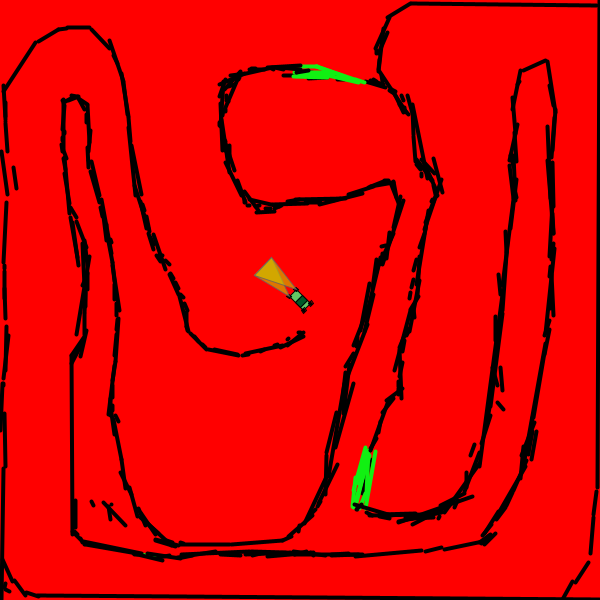
Frame 1 (no input)
Frame 60 (the mouse pressed at the canvas centre just before this capture): identical to frame 1, image omitted
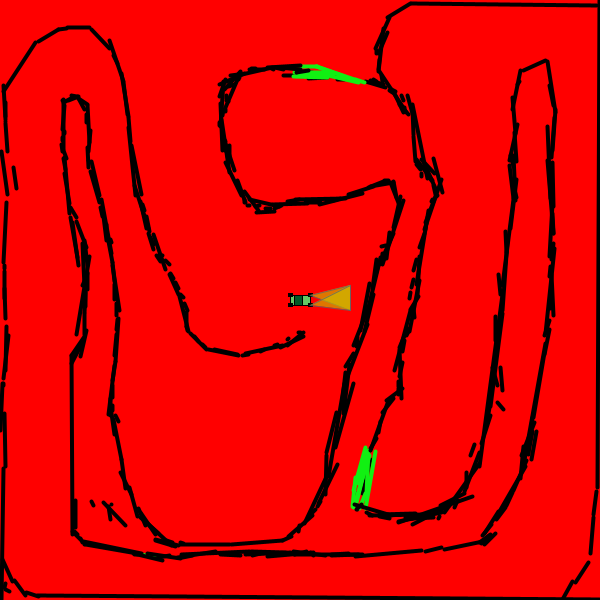
Frame 120 (the mouse held since frame 60 and released just before this capture)

The Processing sketch that drew these frames (run headless with seeded random() and noise(); from frame 60 on, the mouse is pressed at the canvas centre):

// Processing sketch: Car
// ── Car.pde
float x = 300;
float y = 300;

float forwards;
float backwards;
float dx;
float dy;
float angle;
boolean up;
boolean down;
boolean left;
boolean right;
boolean carbreak;


void setup() {
  size(600, 600);
  rectMode(CENTER);
}

void draw() {

  pushMatrix();

  background(255);
  shapeSketch0();

  move();
  translate(x, y);
  rotate(angle);

  //Car
  fill(100, 200, 100);
  stroke(0);
  strokeWeight(1);
  rect(0, 0, 20, 10);
  fill(0);
  rect(-10, -5, 4, 3);
  rect(+10, -5, 4, 3);
  rect(-10, +5, 4, 3);
  rect(+10, +5, 4, 3);
  fill(0, 90, 40);
  rect(-2, 0, 8, 10);
  strokeWeight(1);
  stroke(100, 200);
  fill(200, 200, 0, 150);
  triangle(10, -5, 50, -15, 50, 10);
  triangle(10, 5, 50, -15, 50, 10);

  popMatrix();
}


void keyPressed() {

  if (key == 'w') {
    up=true;
  } 
  if (key == 's') {
    down=true;
  }
}


void keyReleased() {
  if (key=='w') {
    up=false;
  }
  if (key=='s') {
    down=false;
  }
}

void mouseReleased() {
  forwards=0;
}


void move() {
  //Angle
  if ( mouseX >=x && mouseY <=y  ) {
    angle= -atan((abs(mouseY-y))/( abs(mouseX-x+0.01)));
  } else if ( mouseX <=x && mouseY <=y  ) {
    angle= (-PI+atan((abs(mouseY-y))/( abs(mouseX-x+0.01))));
  } else if ( mouseX <=x && mouseY >=y  ) {
    angle= -3/2*PI-atan((abs(mouseY-y))/( abs(mouseX-x+0.01)));
  } else if ( mouseX >=x && mouseY >=y ) {
    angle= 2*PI+atan((abs(mouseY-y))/( abs(mouseX-x+0.01)));
  }


  //Move
  if (mousePressed) {
    dy = forwards*sin(angle);
    dx =forwards*cos(angle);
  } else {
    if (forwards <= 0.01) {
      dy = abs(forwards)*sin(angle);
      dx =abs(forwards)*cos(angle);
    }
  }

  if (!(x+10>mouseX && x-10 <mouseX)) {
    x+=dx;
  }
  if (!(y+10>mouseY && y-10 <mouseY)) {
    y+=dy;
  }

  if ((x+10>mouseX && x-10 <mouseX) &&(y+10>mouseY && y-10 <mouseY)) {
    forwards = 0;
  }


  //Keys
  if (up) {
    forwards-= 0.15;
  } else {
    if (down) {
      forwards+= 0.15;
    } else {
      forwards /= 1.005;
    }
  }

  forwards = constrain(forwards, -4, 0);
}





void shapeSketch0() {
  background(255, 0, 0);
  strokeWeight(4);
  stroke(0, 0, 0);
  line(72.0, 534.0, 71.0, 355.0);
  line(71.0, 355.0, 84.0, 336.0);
  line(84.0, 334.0, 84.0, 313.0);
  line(85.0, 306.0, 85.0, 291.0);
  line(85.0, 284.0, 87.0, 272.0);
  line(87.0, 265.0, 84.0, 240.0);
  line(89.0, 256.0, 85.0, 280.0);
  line(85.0, 292.0, 84.0, 312.0);
  line(82.0, 285.0, 86.0, 276.0);
  line(87.0, 289.0, 87.0, 273.0);
  line(86.0, 247.0, 76.0, 221.0);
  line(76.0, 217.0, 70.0, 207.0);
  line(69.0, 203.0, 64.0, 173.0);
  line(65.0, 169.0, 63.0, 158.0);
  line(62.0, 151.0, 61.0, 144.0);
  line(62.0, 140.0, 62.0, 137.0);
  line(64.0, 133.0, 64.0, 131.0);
  line(66.0, 158.0, 63.0, 150.0);
  line(62.0, 129.0, 64.0, 105.0);
  line(65.0, 101.0, 62.0, 100.0);
  line(71.0, 95.0, 76.0, 96.0);
  line(77.0, 96.0, 84.0, 109.0);
  line(86.0, 114.0, 86.0, 122.0);
  line(90.0, 130.0, 88.0, 151.0);
  line(88.0, 160.0, 88.0, 160.0);
  line(87.0, 147.0, 88.0, 167.0);
  line(90.0, 171.0, 99.0, 202.0);
  line(100.0, 207.0, 102.0, 216.0);
  line(106.0, 224.0, 106.0, 232.0);
  line(110.0, 239.0, 111.0, 242.0);
  line(103.0, 216.0, 106.0, 240.0);
  line(108.0, 241.0, 112.0, 262.0);
  line(112.0, 262.0, 114.0, 281.0);
  line(114.0, 284.0, 114.0, 299.0);
  line(116.0, 303.0, 116.0, 315.0);
  line(117.0, 319.0, 116.0, 329.0);
  line(116.0, 334.0, 114.0, 355.0);
  line(115.0, 361.0, 112.0, 380.0);
  line(112.0, 385.0, 112.0, 397.0);
  line(112.0, 405.0, 112.0, 410.0);
  line(115.0, 415.0, 118.0, 421.0);
  line(110.0, 398.0, 110.0, 415.0);
  line(113.0, 419.0, 121.0, 459.0);
  line(121.0, 459.0, 125.0, 488.0);
  line(129.0, 487.0, 137.0, 516.0);
  line(140.0, 517.0, 158.0, 533.0);
  line(166.0, 540.0, 172.0, 542.0);
  line(180.0, 542.0, 183.0, 543.0);
  line(155.0, 539.0, 178.0, 545.0);
  line(180.0, 544.0, 229.0, 544.0);
  line(231.0, 544.0, 282.0, 540.0);
  line(282.0, 540.0, 291.0, 536.0);
  line(298.0, 531.0, 299.0, 525.0);
  line(309.0, 515.0, 315.0, 509.0);
  line(317.0, 506.0, 320.0, 501.0);
  line(325.0, 494.0, 326.0, 455.0);
  line(326.0, 452.0, 336.0, 412.0);
  line(341.0, 407.0, 345.0, 372.0);
  line(345.0, 366.0, 353.0, 353.0);
  line(356.0, 346.0, 357.0, 337.0);
  line(360.0, 330.0, 369.0, 283.0);
  line(375.0, 275.0, 377.0, 268.0);
  line(381.0, 263.0, 382.0, 253.0);
  line(385.0, 245.0, 381.0, 246.0);
  line(376.0, 259.0, 372.0, 288.0);
  line(386.0, 258.0, 389.0, 232.0);
  line(393.0, 227.0, 400.0, 196.0);
  line(67.0, 27.0, 89.0, 27.0);
  line(91.0, 29.0, 109.0, 48.0);
  line(113.0, 55.0, 117.0, 63.0);
  line(121.0, 73.0, 128.0, 116.0);
  line(128.0, 117.0, 130.0, 141.0);
  line(131.0, 145.0, 141.0, 194.0);
  line(142.0, 204.0, 144.0, 210.0);
  line(146.0, 216.0, 149.0, 231.0);
  line(150.0, 237.0, 153.0, 244.0);
  line(159.0, 254.0, 162.0, 255.0);
  line(165.0, 260.0, 169.0, 264.0);
  line(170.0, 273.0, 173.0, 278.0);
  line(175.0, 282.0, 178.0, 288.0);
  line(180.0, 294.0, 183.0, 297.0);
  line(184.0, 303.0, 187.0, 310.0);
  line(186.0, 312.0, 186.0, 326.0);
  line(186.0, 326.0, 187.0, 330.0);
  line(194.0, 336.0, 198.0, 341.0);
  line(202.0, 344.0, 205.0, 347.0);
  line(208.0, 349.0, 238.0, 355.0);
  line(242.0, 355.0, 248.0, 354.0);
  line(260.0, 351.0, 264.0, 349.0);
  line(274.0, 345.0, 277.0, 344.0);
  line(287.0, 339.0, 288.0, 338.0);
  line(298.0, 332.0, 300.0, 332.0);
  line(396.0, 197.0, 393.0, 181.0);
  line(388.0, 180.0, 384.0, 180.0);
  line(383.0, 181.0, 368.0, 187.0);
  line(360.0, 191.0, 354.0, 194.0);
  line(340.0, 198.0, 333.0, 200.0);
  line(331.0, 199.0, 326.0, 200.0);
  line(320.0, 202.0, 305.0, 202.0);
  line(299.0, 199.0, 287.0, 201.0);
  line(281.0, 205.0, 274.0, 208.0);
  line(270.0, 208.0, 265.0, 208.0);
  line(259.0, 205.0, 255.0, 206.0);
  line(249.0, 205.0, 247.0, 205.0);
  line(244.0, 202.0, 244.0, 199.0);
  line(241.0, 195.0, 225.0, 162.0);
  line(227.0, 156.0, 227.0, 156.0);
  line(227.0, 152.0, 225.0, 150.0);
  line(225.0, 141.0, 222.0, 136.0);
  line(221.0, 125.0, 220.0, 121.0);
  line(225.0, 111.0, 225.0, 109.0);
  line(228.0, 101.0, 226.0, 100.0);
  line(225.0, 150.0, 222.0, 138.0);
  line(219.0, 125.0, 219.0, 122.0);
  line(222.0, 115.0, 223.0, 109.0);
  line(226.0, 98.0, 226.0, 95.0);
  line(219.0, 96.0, 225.0, 79.0);
  line(228.0, 86.0, 234.0, 84.0);
  line(238.0, 79.0, 239.0, 77.0);
  line(230.0, 75.0, 238.0, 74.0);
  line(251.0, 68.0, 255.0, 68.0);
  line(271.0, 68.0, 273.0, 69.0);
  line(249.0, 69.0, 264.0, 69.0);
  line(274.0, 67.0, 283.0, 69.0);
  line(301.0, 71.0, 312.0, 72.0);
  line(328.0, 74.0, 341.0, 76.0);
  line(373.0, 79.0, 376.0, 81.0);
  line(391.0, 89.0, 395.0, 91.0);
  line(401.0, 95.0, 403.0, 100.0);
  line(404.0, 107.0, 404.0, 110.0);
  line(385.0, 87.0, 365.0, 81.0);
  line(344.0, 79.0, 337.0, 79.0);
  line(327.0, 77.0, 308.0, 78.0);
  line(301.0, 75.0, 283.0, 75.0);
  line(399.0, 104.0, 408.0, 114.0);
  line(412.0, 108.0, 413.0, 134.0);
  line(413.0, 136.0, 415.0, 161.0);
  line(416.0, 164.0, 420.0, 169.0);
  line(421.0, 173.0, 421.0, 176.0);
  line(428.0, 176.0, 431.0, 180.0);
  line(433.0, 185.0, 435.0, 194.0);
  line(437.0, 195.0, 436.0, 196.0);
  line(432.0, 199.0, 431.0, 201.0);
  line(435.0, 196.0, 425.0, 222.0);
  line(426.0, 222.0, 425.0, 229.0);
  line(424.0, 233.0, 419.0, 247.0);
  line(416.0, 259.0, 413.0, 270.0);
  line(413.0, 279.0, 411.0, 287.0);
  line(410.0, 292.0, 409.0, 298.0);
  line(413.0, 308.0, 414.0, 317.0);
  line(408.0, 331.0, 406.0, 335.0);
  line(404.0, 340.0, 402.0, 351.0);
  line(402.0, 362.0, 399.0, 376.0);
  line(398.0, 381.0, 398.0, 386.0);
  line(398.0, 388.0, 398.0, 394.0);
  line(393.0, 398.0, 382.0, 412.0);
  line(380.0, 421.0, 378.0, 432.0);
  line(376.0, 438.0, 366.0, 455.0);
  line(361.0, 470.0, 359.0, 482.0);
  line(356.0, 493.0, 354.0, 500.0);
  line(356.0, 505.0, 357.0, 509.0);
  line(366.0, 512.0, 372.0, 515.0);
  line(379.0, 516.0, 389.0, 518.0);
  line(405.0, 517.0, 412.0, 518.0);
  line(438.0, 518.0, 439.0, 516.0);
  line(454.0, 507.0, 457.0, 500.0);
  line(466.0, 487.0, 466.0, 472.0);
  line(470.0, 455.0, 474.0, 444.0);
  line(486.0, 425.0, 489.0, 407.0);
  line(497.0, 385.0, 492.0, 367.0);
  line(495.0, 340.0, 495.0, 316.0);
  line(500.0, 294.0, 498.0, 274.0);
  line(506.0, 252.0, 505.0, 231.0);
  line(516.0, 197.0, 513.0, 185.0);
  line(513.0, 166.0, 510.0, 155.0);
  line(515.0, 133.0, 512.0, 97.0);
  line(517.0, 84.0, 519.0, 81.0);
  line(379.0, 514.0, 415.0, 513.0);
  line(411.0, 518.0, 433.0, 517.0);
  line(440.0, 505.0, 464.0, 493.0);
  line(464.0, 491.0, 479.0, 452.0);
  line(481.0, 443.0, 490.0, 415.0);
  line(497.0, 402.0, 503.0, 409.0);
  line(502.0, 390.0, 500.0, 367.0);
  line(490.0, 406.0, 502.0, 313.0);
  line(502.0, 310.0, 507.0, 240.0);
  line(510.0, 228.0, 516.0, 179.0);
  line(516.0, 161.0, 514.0, 132.0);
  line(512.0, 109.0, 520.0, 70.0);
  line(523.0, 70.0, 545.0, 60.0);
  line(547.0, 61.0, 555.0, 112.0);
  line(554.0, 117.0, 551.0, 157.0);
  line(552.0, 162.0, 553.0, 206.0);
  line(552.0, 213.0, 553.0, 233.0);
  line(553.0, 243.0, 551.0, 259.0);
  line(550.0, 266.0, 549.0, 276.0);
  line(551.0, 299.0, 550.0, 308.0);
  line(549.0, 320.0, 544.0, 335.0);
  line(551.0, 274.0, 553.0, 315.0);
  line(549.0, 329.0, 544.0, 354.0);
  line(544.0, 352.0, 533.0, 417.0);
  line(532.0, 417.0, 529.0, 441.0);
  line(528.0, 442.0, 528.0, 454.0);
  line(526.0, 460.0, 513.0, 490.0);
  line(512.0, 492.0, 506.0, 505.0);
  line(505.0, 507.0, 496.0, 519.0);
  line(491.0, 524.0, 482.0, 535.0);
  line(487.0, 540.0, 444.0, 549.0);
  line(441.0, 547.0, 425.0, 551.0);
  line(421.0, 550.0, 355.0, 556.0);
  line(348.0, 553.0, 331.0, 554.0);
  line(313.0, 555.0, 310.0, 552.0);
  line(306.0, 551.0, 294.0, 554.0);
  line(264.0, 552.0, 252.0, 555.0);
  line(240.0, 555.0, 220.0, 554.0);
  line(192.0, 555.0, 182.0, 557.0);
  line(169.0, 555.0, 158.0, 557.0);
  line(142.0, 554.0, 134.0, 554.0);
  line(131.0, 552.0, 85.0, 544.0);
  line(84.0, 544.0, 84.0, 544.0);
  line(82.0, 542.0, 80.0, 538.0);
  line(77.0, 534.0, 74.0, 531.0);
  line(66.0, 28.0, 58.0, 29.0);
  line(58.0, 29.0, 38.0, 41.0);
  line(35.0, 42.0, 3.0, 91.0);
  line(5.0, 102.0, 5.0, 116.0);
  line(5.0, 121.0, 5.0, 121.0);
  line(3.0, 85.0, 5.0, 119.0);
  line(5.0, 123.0, 7.0, 151.0);
  line(13.0, 167.0, 16.0, 188.0);
  line(1.0, 151.0, 7.0, 194.0);
  line(6.0, 202.0, 3.0, 262.0);
  line(4.0, 265.0, 4.0, 268.0);
  line(4.0, 271.0, 4.0, 298.0);
  line(4.0, 288.0, 5.0, 318.0);
  line(8.0, 335.0, 3.0, 378.0);
  line(3.0, 383.0, 3.0, 385.0);
  line(6.0, 326.0, 5.0, 370.0);
  line(2.0, 383.0, 0.0, 430.0);
  line(4.0, 413.0, 5.0, 466.0);
  line(3.0, 468.0, 1.0, 599.0);
  line(5.0, 583.0, 4.0, 587.0);
  line(5.0, 589.0, 9.0, 591.0);
  line(2.0, 559.0, 12.0, 581.0);
  line(14.0, 580.0, 25.0, 595.0);
  line(26.0, 592.0, 38.0, 596.0);
  line(37.0, 595.0, 599.0, 599.0);
  line(562.0, 599.0, 572.0, 581.0);
  line(575.0, 582.0, 588.0, 562.0);
  line(590.0, 553.0, 593.0, 517.0);
  line(593.0, 514.0, 596.0, 491.0);
  line(597.0, 487.0, 599.0, 0.0);
  line(596.0, 5.0, 411.0, 3.0);
  line(410.0, 3.0, 387.0, 17.0);
  line(389.0, 17.0, 375.0, 48.0);
  line(376.0, 50.0, 376.0, 53.0);
  line(379.0, 59.0, 378.0, 69.0);
  line(381.0, 75.0, 382.0, 81.0);
  line(389.0, 90.0, 392.0, 92.0);
  line(109.0, 40.0, 123.0, 81.0);
  line(123.0, 82.0, 127.0, 114.0);
  line(128.0, 127.0, 135.0, 195.0);
  line(140.0, 201.0, 146.0, 228.0);
  line(148.0, 233.0, 153.0, 249.0);
  line(156.0, 255.0, 160.0, 261.0);
  line(134.0, 185.0, 148.0, 228.0);
  line(153.0, 234.0, 165.0, 269.0);
  line(169.0, 274.0, 178.0, 294.0);
  line(179.0, 296.0, 188.0, 331.0);
  line(190.0, 333.0, 206.0, 349.0);
  line(214.0, 349.0, 237.0, 354.0);
  line(245.0, 353.0, 282.0, 345.0);
  line(287.0, 345.0, 303.0, 332.0);
  line(303.0, 336.0, 280.0, 347.0);
  line(370.0, 459.0, 362.0, 493.0);
  stroke(17, 240, 18);
  line(366.0, 462.0, 356.0, 502.0);
  line(353.0, 490.0, 365.0, 447.0);
  line(375.0, 451.0, 365.0, 508.0);
  line(359.0, 476.0, 366.0, 452.0);
  line(368.0, 450.0, 366.0, 493.0);
  line(365.0, 493.0, 359.0, 508.0);
  line(358.0, 483.0, 366.0, 460.0);
  line(369.0, 455.0, 353.0, 507.0);
  line(352.0, 506.0, 355.0, 477.0);
  line(344.0, 76.0, 316.0, 66.0);
  line(316.0, 66.0, 354.0, 79.0);
  line(355.0, 79.0, 364.0, 82.0);
  line(358.0, 82.0, 319.0, 73.0);
  line(333.0, 73.0, 299.0, 74.0);
  line(327.0, 77.0, 293.0, 76.0);
  line(317.0, 66.0, 300.0, 66.0);
  line(328.0, 72.0, 294.0, 72.0);
  line(154.0, 556.0, 139.0, 554.0);
  stroke(0, 0, 0);
  line(133.0, 553.0, 162.0, 560.0);
  line(147.0, 553.0, 180.0, 558.0);
  line(177.0, 557.0, 215.0, 551.0);
  line(181.0, 554.0, 249.0, 551.0);
  line(251.0, 551.0, 285.0, 552.0);
  line(245.0, 554.0, 290.0, 552.0);
  line(293.0, 551.0, 325.0, 555.0);
  line(331.0, 555.0, 358.0, 554.0);
  line(362.0, 554.0, 294.0, 554.0);
  line(313.0, 552.0, 267.0, 556.0);
  line(484.0, 544.0, 495.0, 533.0);
  line(489.0, 535.0, 481.0, 543.0);
  line(490.0, 534.0, 479.0, 542.0);
  line(484.0, 533.0, 498.0, 511.0);
  line(499.0, 511.0, 525.0, 466.0);
  line(528.0, 452.0, 532.0, 431.0);
  line(523.0, 446.0, 520.0, 478.0);
  line(531.0, 459.0, 536.0, 431.0);
  line(521.0, 455.0, 534.0, 422.0);
  line(523.0, 465.0, 545.0, 343.0);
  line(545.0, 333.0, 554.0, 248.0);
  line(553.0, 233.0, 547.0, 160.0);
  line(549.0, 256.0, 552.0, 203.0);
  line(550.0, 198.0, 547.0, 126.0);
  line(552.0, 150.0, 555.0, 109.0);
  line(553.0, 105.0, 549.0, 85.0);
  line(517.0, 124.0, 509.0, 160.0);
  line(509.0, 165.0, 513.0, 198.0);
  line(513.0, 155.0, 515.0, 200.0);
  line(514.0, 191.0, 502.0, 285.0);
  line(502.0, 294.0, 479.0, 466.0);
  line(479.0, 463.0, 444.0, 512.0);
  line(472.0, 496.0, 398.0, 522.0);
  line(449.0, 505.0, 412.0, 524.0);
  line(441.0, 512.0, 398.0, 521.0);
  line(426.0, 514.0, 369.0, 515.0);
  line(391.0, 515.0, 354.0, 504.0);
  line(361.0, 504.0, 356.0, 509.0);
  line(370.0, 450.0, 388.0, 400.0);
  line(386.0, 400.0, 402.0, 388.0);
  line(401.0, 398.0, 399.0, 349.0);
  line(399.0, 347.0, 407.0, 328.0);
  line(394.0, 370.0, 410.0, 310.0);
  line(410.0, 309.0, 418.0, 296.0);
  line(409.0, 331.0, 419.0, 280.0);
  line(417.0, 295.0, 419.0, 256.0);
  line(416.0, 284.0, 428.0, 210.0);
  line(424.0, 229.0, 441.0, 179.0);
  line(442.0, 192.0, 433.0, 158.0);
  line(435.0, 188.0, 423.0, 161.0);
  line(434.0, 173.0, 421.0, 159.0);
  line(432.0, 180.0, 416.0, 159.0);
  line(427.0, 178.0, 412.0, 104.0);
  line(403.0, 112.0, 394.0, 93.0);
  line(406.0, 112.0, 379.0, 71.0);
  line(378.0, 71.0, 383.0, 28.0);
  line(378.0, 53.0, 387.0, 32.0);
  line(288.0, 536.0, 312.0, 515.0);
  line(304.0, 523.0, 328.0, 472.0);
  line(318.0, 503.0, 337.0, 464.0);
  line(335.0, 447.0, 353.0, 383.0);
  line(328.0, 476.0, 344.0, 383.0);
  line(343.0, 413.0, 349.0, 364.0);
  line(345.0, 381.0, 367.0, 324.0);
  line(353.0, 345.0, 370.0, 302.0);
  line(364.0, 331.0, 373.0, 294.0);
  line(368.0, 307.0, 380.0, 257.0);
  line(379.0, 264.0, 393.0, 233.0);
  line(382.0, 264.0, 403.0, 200.0);
  line(399.0, 205.0, 390.0, 182.0);
  line(393.0, 182.0, 370.0, 186.0);
  line(373.0, 186.0, 348.0, 194.0);
  line(362.0, 193.0, 319.0, 204.0);
  line(345.0, 198.0, 295.0, 199.0);
  line(307.0, 203.0, 272.0, 204.0);
  line(274.0, 211.0, 256.0, 212.0);
  line(279.0, 206.0, 249.0, 199.0);
  line(258.0, 210.0, 244.0, 191.0);
  line(245.0, 202.0, 237.0, 180.0);
  line(234.0, 170.0, 223.0, 137.0);
  line(229.0, 161.0, 229.0, 145.0);
  line(229.0, 172.0, 221.0, 119.0);
  line(222.0, 150.0, 220.0, 103.0);
  line(220.0, 126.0, 223.0, 81.0);
  line(225.0, 107.0, 240.0, 72.0);
  line(219.0, 84.0, 244.0, 73.0);
  line(224.0, 89.0, 240.0, 71.0);
  line(237.0, 75.0, 272.0, 67.0);
  line(267.0, 67.0, 300.0, 65.0);
  line(296.0, 72.0, 308.0, 70.0);
  line(279.0, 67.0, 300.0, 69.0);
  line(383.0, 84.0, 370.0, 80.0);
  line(412.0, 113.0, 407.0, 95.0);
  line(171.0, 545.0, 145.0, 521.0);
  line(145.0, 525.0, 138.0, 508.0);
  line(63.0, 99.0, 63.0, 149.0);
  line(64.0, 157.0, 69.0, 213.0);
  line(70.0, 217.0, 77.0, 257.0);
  line(72.0, 222.0, 78.0, 265.0);
  line(82.0, 243.0, 84.0, 286.0);
  line(84.0, 286.0, 76.0, 334.0);
  line(86.0, 330.0, 80.0, 356.0);
  line(108.0, 414.0, 114.0, 365.0);
  line(115.0, 361.0, 118.0, 318.0);
  line(119.0, 310.0, 112.0, 265.0);
  line(111.0, 253.0, 101.0, 199.0);
  line(99.0, 195.0, 91.0, 161.0);
  line(89.0, 142.0, 87.0, 105.0);
  line(87.0, 104.0, 78.0, 98.0);
  line(78.0, 96.0, 68.0, 100.0);
  line(74.0, 96.0, 63.0, 102.0);
  line(110.0, 406.0, 114.0, 434.0);
  line(120.0, 472.0, 131.0, 494.0);
  line(140.0, 512.0, 155.0, 534.0);
  line(155.0, 540.0, 175.0, 546.0);
  line(141.0, 553.0, 83.0, 541.0);
  line(80.0, 539.0, 72.0, 531.0);
  line(75.0, 527.0, 75.0, 500.0);
  line(82.0, 342.0, 71.0, 363.0);
  fill(0, 0, 0);
  line(111.0, 504.0, 111.0, 504.0);
  line(93.0, 505.0, 91.0, 501.0);
  line(108.0, 506.0, 110.0, 519.0);
  line(125.0, 525.0, 103.0, 502.0);
}
